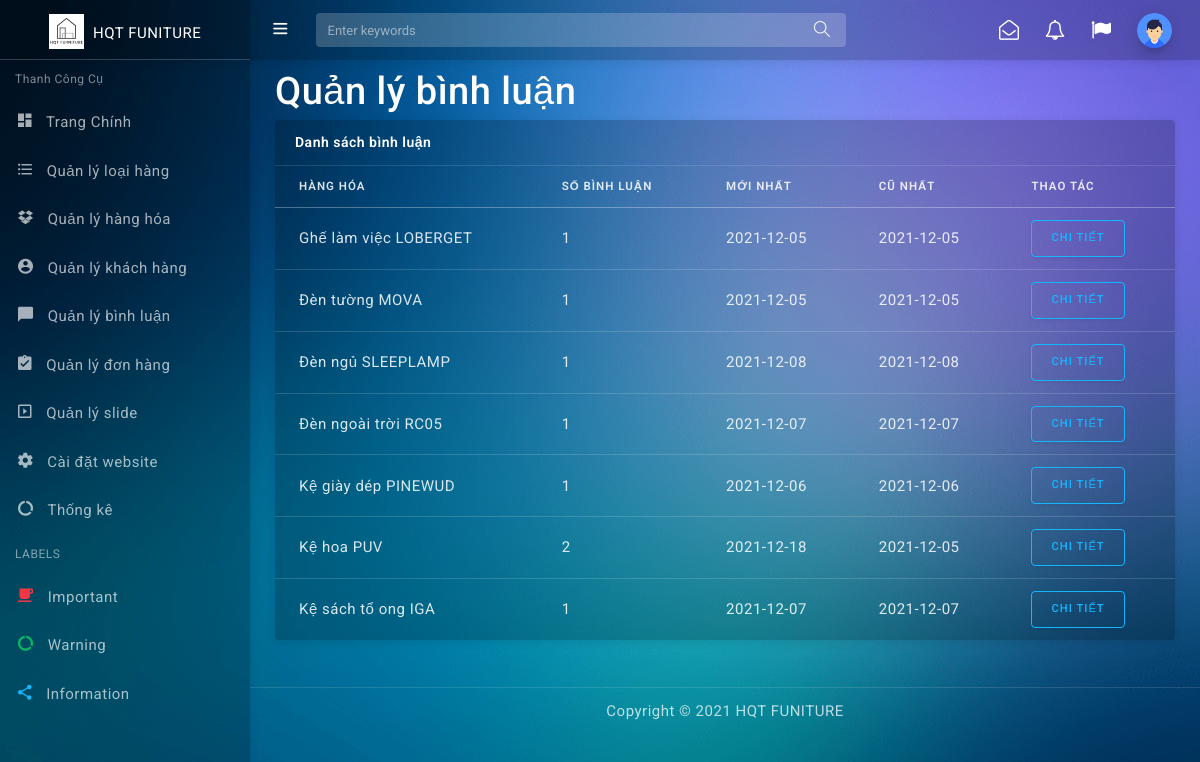
/admin/binh_luan/index.php (signed in), run on the app's committed database.
### tables this page shows
CREATE TABLE `hang_hoa` (
  `ma_hh` int(11) NOT NULL,
  `ten_hh` varchar(50) NOT NULL,
  `don_gia` float NOT NULL,
  `anh_hh` varchar(255) NOT NULL,
  `ngay_nhap` date NOT NULL,
  `mo_ta` text NOT NULL,
  `dac_biet` tinyint(1) NOT NULL,
  `luot_xem` int(11) NOT NULL,
  `ma_loai` int(11) NOT NULL,
  `giam_gia` int(11) NOT NULL
);

### admin/binh_luan/index.php (called while the page is built, shortened)
<?php
require_once "./../../pdo.php";
require "../../dao/thong_ke.php";
extract($_REQUEST);
if (array_key_exists("btn_details",$_REQUEST)) {
    $ma_hh = $_GET["btn_details"];
    $ds_bl = binh_luan_select_by_hh($ma_hh);
    $VIEW_NAME = "details.php";
 }
 else if (array_key_exists("btn_delete",$_REQUEST)) {
   binh_luan_delete($ma_bl);
   $ds_binh_luan = thong_ke_binh_luan();
   $VIEW_NAME = "list.php";
}
 else{
    $ds_binh_luan = thong_ke_binh_luan();
 }
require_once "../layout.php";

### pdo.php (called while the page is built, shortened)
<?php
    function pdo_get_connection(){
        $dbUrl = "mysql:host=localhost;dbname=duan1";
        $dbUser = "root";
        $dbPass = "";
        $conn = new PDO($dbUrl,$dbUser,$dbPass);
        return $conn;
    }
    function pdo_query($sql){
        $args = array_slice(func_get_args(),1);
        try {
            $conn = pdo_get_connection();
            $sttm = $conn->prepare($sql);
            $sttm->execute($args);
            $result = $sttm->fetchAll();
            return $result;
        } catch (PDOException $e) {
            echo "có lỗi xảy ra" . $e->getMessage();
        }
        finally{
            unset($conn);
        }
    }

### dao/thong_ke.php (called while the page is built, shortened)
<?php
    function thong_ke_binh_luan(){
	    $sql = "SELECT hh.ma_hh, hh.ten_hh,"
            . " COUNT(*) so_luong,"
            . " MIN(bl.ngay_bl) cu_nhat,"
            . " MAX(bl.ngay_bl) moi_nhat"
            . " FROM binh_luan bl "
            . " JOIN hang_hoa hh ON hh.ma_hh=bl.ma_hh "
            . " GROUP BY hh.ma_hh, hh.ten_hh"
            . " HAVING so_luong > 0";
    	return pdo_query($sql);
	}

### admin/binh_luan/list.php (the view, shortened to what this page needs)
<h2>Quản lý bình luận</h2>
<div class="card">
    <div class="card-header">Danh sách bình luận
    </div>
    <form action="index.php" method="post">
        <div class="table-responsive">
            <table class="table align-items-center table-flush table-borderless">
                <thead>
                    <tr>
                    <th>Hàng Hóa</th>
                    <th>Số Bình Luận</th>
                    <th>Mới Nhất</th>
                    <th>Cũ Nhất</th>
                    <th colspan="6">Thao tác</th>
                    </tr>
                </thead>
                <tbody>
                    <?php foreach ($ds_binh_luan as $bl)  :?>
                        <tr>
                        <td><?= $bl['ten_hh'] ?></td>
                        <td><?= $bl['so_luong'] ?></td>
                        <td><?= $bl['moi_nhat'] ?></td>
                        <td><?= $bl['cu_nhat'] ?></td>
                        <td>
                            <a href="?btn_details=<?=$bl['ma_hh'] ?>" class="btn btn-outline-info">Chi Tiết</a>
                        </td>
                    </tr>
                    <?php endforeach; ?>
                </tbody>
            </table>
        </div>
    </form>
</div>

### data on the page
hang_hoa: ten_hh "Ghế làm việc LOBERGET", so_luong "1", moi_nhat "2021-12-05", cu_nhat "2021-12-05"
hang_hoa: ten_hh "Đèn tường MOVA", so_luong "1", moi_nhat "2021-12-05", cu_nhat "2021-12-05"
hang_hoa: ten_hh "Đèn ngủ SLEEPLAMP", so_luong "1", moi_nhat "2021-12-08", cu_nhat "2021-12-08"
hang_hoa: ten_hh "Đèn ngoài trời RC05", so_luong "1", moi_nhat "2021-12-07", cu_nhat "2021-12-07"
hang_hoa: ten_hh "Kệ giày dép PINEWUD", so_luong "1", moi_nhat "2021-12-06", cu_nhat "2021-12-06"
hang_hoa: ten_hh "Kệ hoa PUV", so_luong "2", moi_nhat "2021-12-18", cu_nhat "2021-12-05"
hang_hoa: ten_hh "Kệ sách tổ ong IGA", so_luong "1", moi_nhat "2021-12-07", cu_nhat "2021-12-07"
